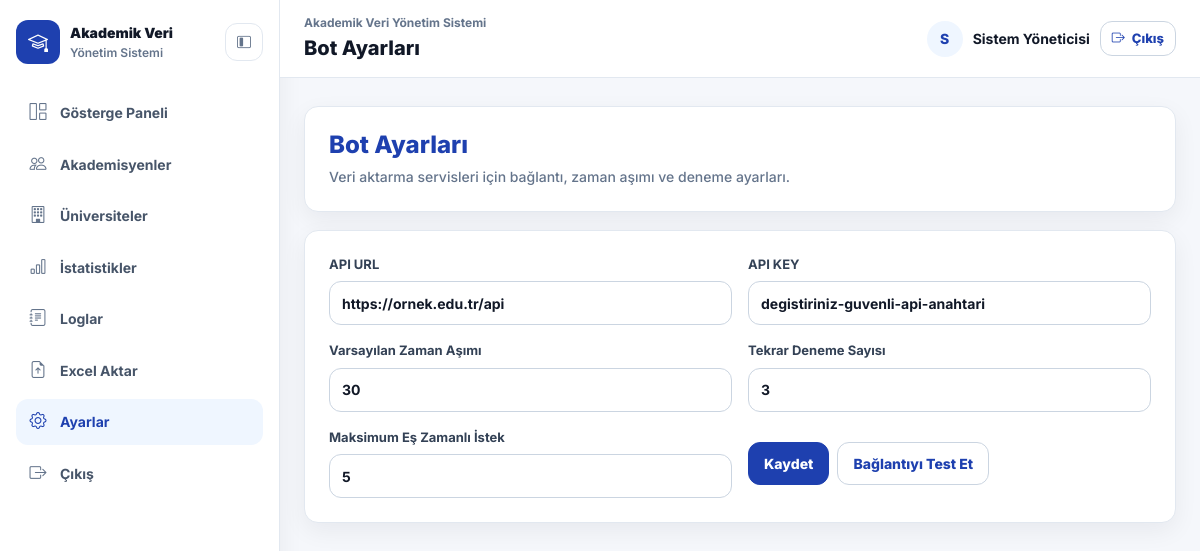
The page /settings.php (signed in) on the database its author committed.
### tables this page shows
CREATE TABLE settings (
  id INT UNSIGNED AUTO_INCREMENT PRIMARY KEY,
  setting_key VARCHAR(100) NOT NULL UNIQUE,
  setting_value TEXT NOT NULL,
  updated_at DATETIME NOT NULL DEFAULT CURRENT_TIMESTAMP ON UPDATE CURRENT_TIMESTAMP
);

### app/Core/helpers.php (called while the page is built, shortened)
<?php
function e(mixed $value): string
{
    return htmlspecialchars((string) $value, ENT_QUOTES, 'UTF-8');
}
function current_path(): string
{
    return basename(parse_url((string) ($_SERVER['REQUEST_URI'] ?? ''), PHP_URL_PATH) ?: 'index.php');
}

### app/Core/database.php (called while the page is built, shortened)
<?php
function db(): PDO
{
    static $pdo = null;
    if ($pdo instanceof PDO) {
        return $pdo;
    }
    $db = config('db');
    $dsn = sprintf(
        'mysql:host=%s;dbname=%s;charset=%s',
        $db['host'] ?? 'localhost',
        $db['name'] ?? '',
        $db['charset'] ?? 'utf8mb4'
    );
    $pdo = new PDO($dsn, (string) ($db['user'] ?? ''), (string) ($db['pass'] ?? ''), [
        PDO::ATTR_ERRMODE => PDO::ERRMODE_EXCEPTION,
        PDO::ATTR_DEFAULT_FETCH_MODE => PDO::FETCH_ASSOC,
        PDO::ATTR_EMULATE_PREPARES => false,
    ]);
    return $pdo;
}
function fetch_one(string $sql, array $params = []): ?array
{
    $stmt = db()->prepare($sql);
    $stmt->execute($params);
    $row = $stmt->fetch();
    return $row === false ? null : $row;
}

### app/Core/repositories.php (called while the page is built, shortened)
<?php
function get_setting(string $key, string $default = ''): string
{
    $row = fetch_one('SELECT setting_value FROM settings WHERE setting_key = ?', [$key]);
    return $row ? (string) $row['setting_value'] : $default;
}

### app/Core/security.php (called while the page is built, shortened)
<?php
function user(): ?array
{
    return fetch_one(
        'SELECT a.id, a.name, a.email, r.name role_name, r.label role_label FROM admins a LEFT JOIN roles r ON r.id = a.role_id WHERE a.id = ?',
        [(int) $_SESSION['admin_id']]
    );
}

### settings.php (the view, shortened to what this page needs)
<?php
$keys = [
    'api_url' => 'API URL',
    'api_key' => 'API KEY',
    'default_timeout' => 'Varsayılan Zaman Aşımı',
    'retry_count' => 'Tekrar Deneme Sayısı',
    'max_concurrent_requests' => 'Maksimum Eş Zamanlı İstek',
];
?>
<section class="page-header">
  <h1>Bot Ayarları</h1>
  <p>Veri aktarma servisleri için bağlantı, zaman aşımı ve deneme ayarları.</p>
</section>
<form class="card form-grid" method="post">
  <?php foreach ($keys as $key => $label): ?>
    <label>
      <span><?= e($label) ?></span>
      <input name="<?= e($key) ?>" value="<?= e(get_setting($key)) ?>" <?= $key === 'api_key' ? 'autocomplete="off"' : '' ?> required>
    </label>
  <?php endforeach; ?>
  <div class="actions">
    <button type="submit">Kaydet</button>
    <button class="ghost" type="submit" name="action" value="test">Bağlantıyı Test Et</button>
  </div>
</form>
<?php
$content = ob_get_clean();
$title = 'Bot Ayarları';
require __DIR__ . '/app/Views/layout.php';

### app/Views/layout.php (shortened to what this page needs)
<?php
$active = current_path();
$currentUser = user();
$pageTitle = $title ?? 'Panel';
$avatarLetter = function_exists('mb_substr')
    ? mb_substr((string) ($currentUser['name'] ?? 'Y'), 0, 1, 'UTF-8')
    : substr((string) ($currentUser['name'] ?? 'Y'), 0, 1);
?>
<!doctype html>
<html lang="tr">
<head>
  <link href="https://cdn.jsdelivr.net/npm/bootstrap@5.3.3/dist/css/bootstrap.min.css" rel="stylesheet">
  <link href="https://cdn.jsdelivr.net/npm/bootstrap-icons@1.11.3/font/bootstrap-icons.css" rel="stylesheet">
  <link rel="stylesheet" href="public/style.css">
</head>
<body>
  <div class="app-shell">
    <aside class="app-sidebar" data-main-nav>
      <div class="sidebar-head">
        <a class="brand" href="index.php">
          <span class="brand-mark"><i class="bi bi-mortarboard"></i></span>
          <span>
            <strong>Akademik Veri</strong>
            <small>Yönetim Sistemi</small>
          </span>
        </a>
        <button class="sidebar-collapse" type="button" aria-label="Menüyü daralt" data-sidebar-collapse>
          <i class="bi bi-layout-sidebar-inset"></i>
        </button>
      </div>
      <nav class="main-nav" aria-label="Ana menü">
        <a class="<?= $active === 'index.php' ? 'active' : '' ?>" href="index.php"><i class="bi bi-grid-1x2"></i><span>Gösterge Paneli</span></a>
        <a class="<?= $active === 'academics.php' ? 'active' : '' ?>" href="academics.php"><i class="bi bi-people"></i><span>Akademisyenler</span></a>
        <a class="<?= $active === 'universities.php' ? 'active' : '' ?>" href="universities.php"><i class="bi bi-building"></i><span>Üniversiteler</span></a>
        <a class="<?= $active === 'statistics.php' ? 'active' : '' ?>" href="statistics.php"><i class="bi bi-bar-chart"></i><span>İstatistikler</span></a>
        <a class="<?= $active === 'logs.php' ? 'active' : '' ?>" href="logs.php"><i class="bi bi-journal-text"></i><span>Loglar</span></a>
        <a class="<?= $active === 'import.php' ? 'active' : '' ?>" href="import.php"><i class="bi bi-file-earmark-arrow-up"></i><span>Excel Aktar</span></a>
        <a class="<?= $active === 'settings.php' ? 'active' : '' ?>" href="settings.php"><i class="bi bi-gear"></i><span>Ayarlar</span></a>
        <a href="logout.php"><i class="bi bi-box-arrow-right"></i><span>Çıkış</span></a>
      </nav>
    </aside>
    <div class="app-main">
      <header class="topbar">
        <div class="topbar-title">
          <span>Akademik Veri Yönetim Sistemi</span>
          <strong><?= e($pageTitle) ?></strong>
        </div>
        <div class="user-area">
          <span class="user-avatar" aria-hidden="true"><?= e($avatarLetter) ?></span>
          <span class="user-name"><?= e($currentUser['name'] ?? '') ?></span>
          <a class="button ghost small topbar-logout" href="logout.php"><i class="bi bi-box-arrow-right"></i><span>Çıkış</span></a>
        </div>
      </header>
      <main class="page">
        <?= $content ?>
      </main>
    </div>
  </div>
</body>
</html>

### rows shown on the page
settings: api_url "https://ornek.edu.tr/api"
settings: api_key "degistiriniz-guvenli-api-anahtari"
settings: default_timeout "30"
settings: retry_count "3"
settings: max_concurrent_requests "5"

### other values the page prints
$pageTitle "Bot Ayarları"
$avatarLetter "S"
$currentUser['name'] "Sistem Yöneticisi"
$label "API URL"
$label "API KEY"
$label "Varsayılan Zaman Aşımı"
$label "Tekrar Deneme Sayısı"
$label "Maksimum Eş Zamanlı İstek"
